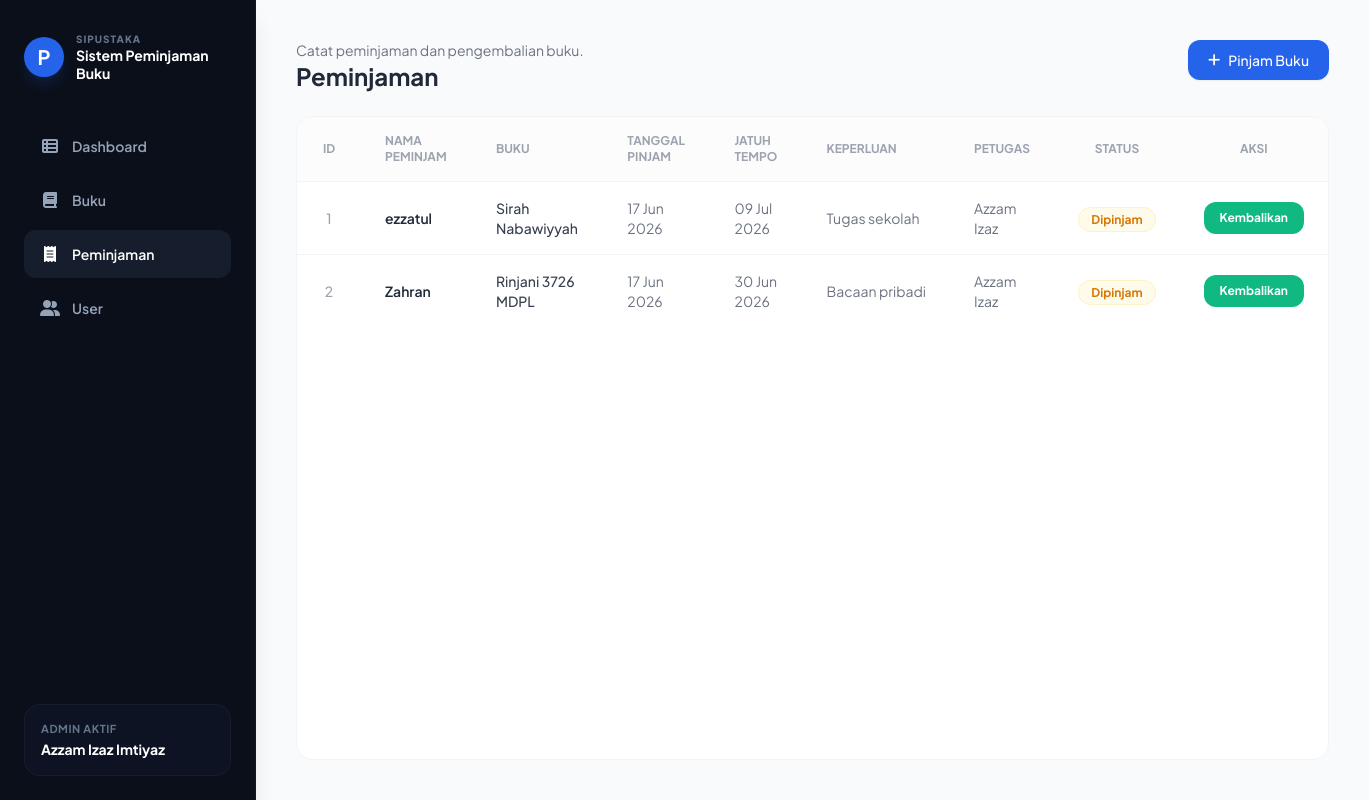
The app's page /peminjaman/ with its own data.
### buku/models.py (models this page shows, shortened)
class Peminjaman(models.Model):
    siswa = models.ForeignKey(Siswa, on_delete=models.CASCADE, related_name='peminjaman')
    buku = models.ForeignKey(Buku, on_delete=models.CASCADE)
    tanggal_pinjam = models.DateField()
    jatuh_tempo = models.DateField()
    keperluan = models.TextField(blank=True)
    catatan = models.TextField(blank=True)
    status = models.CharField(max_length=20, default='Dipinjam')

### buku/views.py (the view)
# urls.py: path('peminjaman/', views.peminjaman_list, name='peminjaman_list'),
def peminjaman_list(request):
    query = """
        SELECT
            p.id,
            p.siswa_id,
            p.buku_id,
            p.tanggal_pinjam,
            p.jatuh_tempo,
            p.keperluan,
            p.catatan,
            p.status,
            s.id AS siswa_model_id,
            s.nama AS siswa_nama,
            s.kelas AS siswa_kelas,
            s.nis AS siswa_nis,
            s.is_active AS siswa_is_active,
            b.id AS buku_model_id,
            b.judul AS buku_judul,
            b.pengarang AS buku_pengarang,
            b.kategori AS buku_kategori,
            b.penerbit AS buku_penerbit,
            b.tahun_terbit AS buku_tahun_terbit,
            b.rak AS buku_rak,
            b.stok AS buku_stok,
            b.deskripsi AS buku_deskripsi
        FROM buku_peminjaman p
        INNER JOIN buku_siswa s ON p.siswa_id = s.id
        INNER JOIN buku_buku b ON p.buku_id = b.id
        ORDER BY p.id
    """
    results = []
    with connection.cursor() as cursor:
        cursor.execute(query)
        columns = [col[0] for col in cursor.description]
        for row in cursor.fetchall():
            data = dict(zip(columns, row))
            peminjaman = SimpleNamespace(**data)
            peminjaman.siswa = SimpleNamespace(
                id=data['siswa_model_id'],
                nama=data['siswa_nama'],
                kelas=data['siswa_kelas'],
                nis=data['siswa_nis'],
                is_active=data['siswa_is_active'],
            )
            peminjaman.buku = SimpleNamespace(
                id=data['buku_model_id'],
                judul=data['buku_judul'],
                pengarang=data['buku_pengarang'],
                kategori=data['buku_kategori'],
                penerbit=data['buku_penerbit'],
                tahun_terbit=data['buku_tahun_terbit'],
                rak=data['buku_rak'],
                stok=data['buku_stok'],
                deskripsi=data['buku_deskripsi'],
            )
            results.append(peminjaman)
    return render(request, 'peminjaman/list-peminjaman.html', {
        'peminjaman_list': results,
    })

### buku/templates/peminjaman/list-peminjaman.html
{% extends 'base.html' %}
{% block content %}
<div class="flex justify-between items-start mb-6">
    <div>
        <p class="text-sm text-gray-500">Catat peminjaman dan pengembalian buku.</p>
        <h2 class="text-2xl font-bold text-gray-800">Peminjaman</h2>
    </div>
    <a href="{% url 'peminjaman_tambah' %}" class="bg-[#2563EB] hover:bg-blue-700 text-white font-medium px-5 py-2.5 rounded-xl shadow-sm transition flex items-center space-x-2 text-sm">
        <i class="fa-solid fa-plus"></i><span>Pinjam Buku</span>
    </a>
</div>
<div class="bg-white rounded-2xl shadow-xs border border-gray-100 overflow-hidden flex-1">
    <div class="overflow-x-auto">
        <table class="w-full text-left border-collapse">
            <thead>
                <tr class="border-b border-gray-100 text-xs font-bold uppercase text-gray-400 bg-gray-50/50">
                    <th class="py-4 px-6 text-center w-16">ID</th>
                    <th class="py-4 px-6">Nama Peminjam</th>
                    <th class="py-4 px-6">Buku</th>
                    <th class="py-4 px-6">Tanggal Pinjam</th>
                    <th class="py-4 px-6">Jatuh Tempo</th>
                    <th class="py-4 px-6">Keperluan</th>
                    <th class="py-4 px-6">Petugas</th>
                    <th class="py-4 px-6 text-center">Status</th>
                    <th class="py-4 px-6 text-center w-32">Aksi</th>
                </tr>
            </thead>
            <tbody class="divide-y divide-gray-100 text-sm text-gray-600">
                {% for pinjam in peminjaman_list %}
                <tr class="hover:bg-gray-50/50 transition">
                    <td class="py-4 px-6 text-center font-medium text-gray-400">{{ pinjam.id }}</td>
                    <td class="py-4 px-6 font-semibold text-gray-800">{{ pinjam.siswa.nama }}</td>
                    <td class="py-4 px-6 font-medium text-gray-700">{{ pinjam.buku.judul }}</td>
                    <td class="py-4 px-6 text-gray-500">{{ pinjam.tanggal_pinjam|date:"d M Y" }}</td>
                    <td class="py-4 px-6 text-gray-500">{{ pinjam.jatuh_tempo|date:"d M Y" }}</td>
                    <td class="py-4 px-6 text-gray-500 max-w-xs truncate">{{ pinjam.keperluan }}</td>
                    <td class="py-4 px-6 text-gray-500">Azzam Izaz</td>
                    <td class="py-4 px-6 text-center">
                        {% if pinjam.status == 'Dipinjam' %}
                            <span class="bg-amber-50 text-amber-600 px-3 py-1 rounded-full text-xs font-bold border border-amber-100">Dipinjam</span>
                        {% elif pinjam.status == 'Terlambat' %}
                            <span class="bg-red-50 text-red-600 px-3 py-1 rounded-full text-xs font-bold border border-red-100">Terlambat</span>
                        {% else %}
                            <span class="bg-emerald-50 text-emerald-600 px-3 py-1 rounded-full text-xs font-bold border border-emerald-100">Dikembalikan</span>
                        {% endif %}
                    </td>
                    <td class="py-4 px-6 text-center">
                        {% if pinjam.status != 'Dikembalikan' %}
                        <a href="{% url 'peminjaman_ubah_status' pinjam.id %}" class="bg-[#10B981] hover:bg-emerald-600 text-white text-xs font-bold px-4 py-2 rounded-xl transition inline-block">
                            Kembalikan
                        </a>
                        {% else %}
                        <span class="text-gray-400 text-xs font-medium"><i class="fa-solid fa-circle-check text-emerald-500 mr-1"></i> Selesai</span>
                        {% endif %}
                    </td>
                </tr>
                {% empty %}
                <tr>
                    <td colspan="9" class="text-center py-10 text-gray-400">Belum ada transaksi peminjaman buku.</td>
                </tr>
                {% endfor %}
            </tbody>
        </table>
    </div>
</div>
{% endblock %}

### buku/templates/base.html (style rules this page uses)
body { font-family: 'Plus Jakarta Sans', sans-serif; }

### records on screen
Peminjaman: id "1", siswa.nama "ezzatul", buku.judul "Sirah Nabawiyyah", tanggal_pinjam "17 Jun 2026", jatuh_tempo "09 Jul 2026", keperluan "Tugas sekolah"
Peminjaman: id "2", siswa.nama "Zahran", buku.judul "Rinjani 3726 MDPL", tanggal_pinjam "17 Jun 2026", jatuh_tempo "30 Jun 2026", keperluan "Bacaan pribadi"
